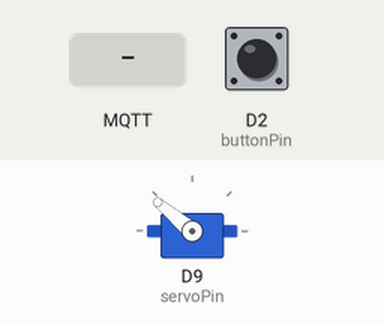
This sketch was run on a simulated Arduino MKR. On the bench: servo. The test bench sets the inputs (shaded band); at power-on: D2 (buttonPin) LOW. WiFi joins after 1.5 s; servers stay silent unless stated; no MQTT or app messages arrive unless stated; what the sketch prints to the serial monitor is not drawn.

Above: at 2.7 s.
2.8 s: MQTT message "Unlock" arrives on the first subscribed topic
At 3.5 s:
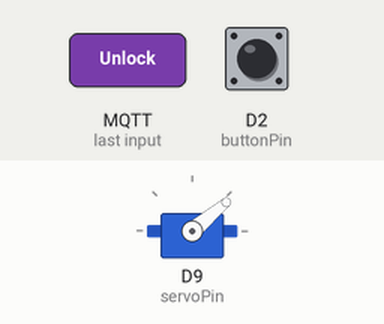
5.9 s: MQTT message "Lock" arrives on the first subscribed topic
At 7.1 s:
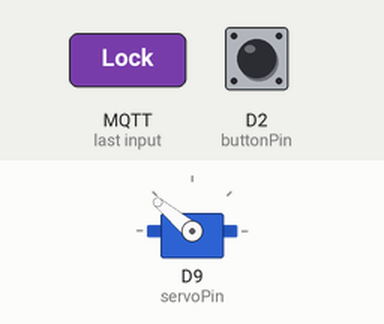
Timing chart, 0 to 8.9 s (numbered marks = the images above; inputs shaded):
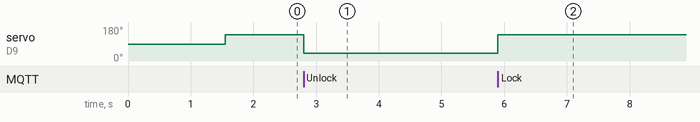

The sketch:

project.ino
```cpp
#include <ArduinoMqttClient.h>
#include <WiFiNINA.h>
#include <Servo.h>
#include "secrets.h"

Servo myservo;

const int buttonPin = 2;
const int servoPin = 9;

int buttonState  = 0;
int toggle = 0;


// Wifi and MQTT
char ssid[] = SECRET_SSID;
char pass[] = SECRET_PASS;

WiFiClient client;
MqttClient mqttClient(client);

const char broker[] = BROKER;
int port = 1883;
const char topic[] = TOPIC;


void setup() {
  Serial.begin(9600);
  myservo.attach(servoPin);

  pinMode(buttonPin, INPUT);

  Serial.println("Connecting to WiFi...");
  WiFi.begin(ssid, pass);
  while (WiFi.status() != WL_CONNECTED) {
    Serial.print(".");
    WiFi.begin(ssid, pass);
  }
  Serial.println("Connected!");

  Serial.println("Connecting to MQTT...");
  while (!mqttClient.connect(broker, port)) {
    Serial.print("Connection failed! Error code: ");
    Serial.println(mqttClient.connectError());
  }
  Serial.println("Connected!");

  mqttClient.subscribe(topic);

  myservo.write(140);
}


void loop() {
  int buttonState = digitalRead(buttonPin);
  if (buttonState == HIGH && toggle == 0)
  {
    publish("On");
    Serial.println("On");
    toggle = 1;
  }
  else if (buttonState == LOW && toggle == 1)
  {
    publish("Off");
    Serial.println("Off");
    toggle = 0;
  }

  int messageSize = mqttClient.parseMessage();
  String message;
  for (int i = 0; i <messageSize; i++)
  {
    message += (char)mqttClient.read();
  }
  if (messageSize !=0)
  {
    if (message == "Unlock")
    {
      myservo.write(40);
    }
    else if (message == "Lock")
    {
      myservo.write(140);
    }
  }

}

void publish(String text) {
  // publish to topic
  mqttClient.beginMessage(topic);
  mqttClient.print(text);
  mqttClient.endMessage();
}
```

secrets.h
```cpp
// Use this file to store all of the private credentials
// and connection details

#define SECRET_SSID "Oliver's iPhone"		// replace MySSID with your WiFi network name
#define SECRET_PASS "12345678"	// replace MyPassword with your WiFi password

#define BROKER "broker.emqx.io"
#define TOPIC "python/mqtt/ollie"
```

Measured:
- after the input at 2.8 s, servo on D9 (servoPin): 140° → 40° at once
- after the input at 5.9 s, servo on D9 (servoPin): 40° → 140° at once
